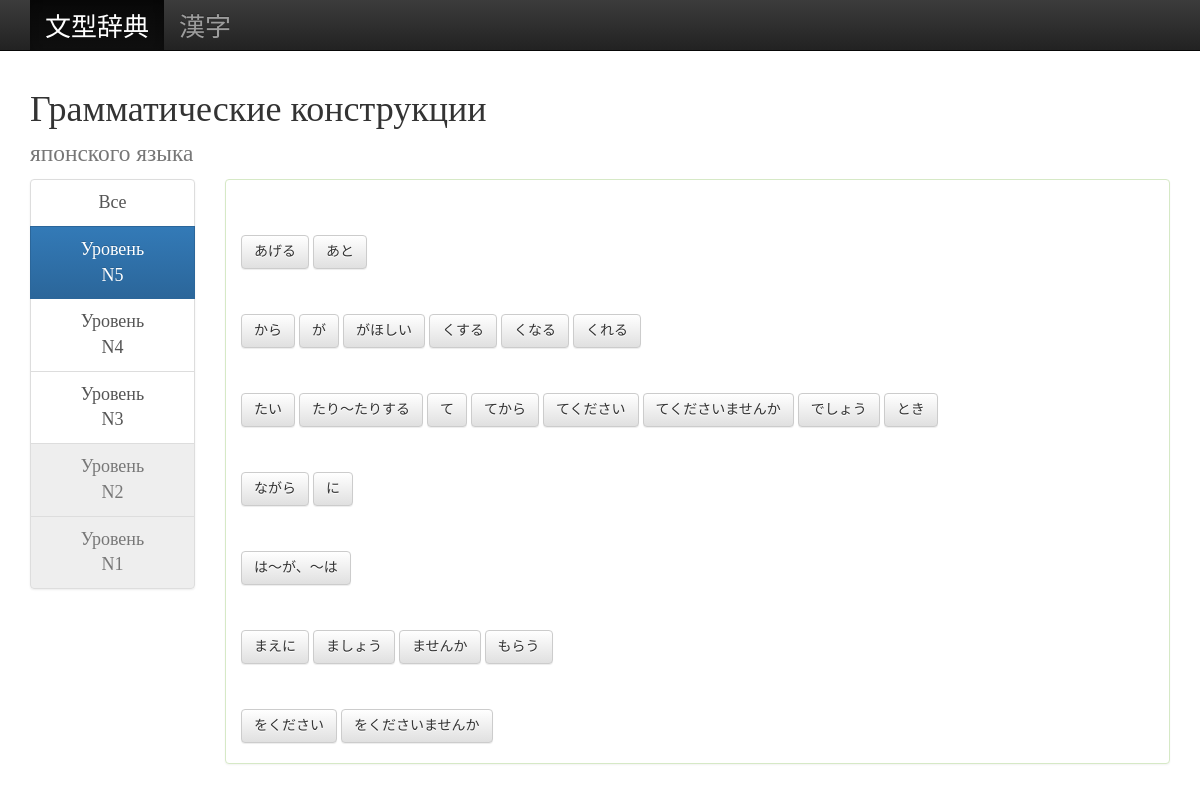
The page /level/5/ on the database its author committed.
### words/models.py (models this page shows, shortened)
class Word(models.Model):
    word_jap = models.CharField(max_length=300)
    ext_of = models.ForeignKey(Base, related_name='words')

### words/views.py (the view)
# urls.py: url(r'^level/(?P<level>[0-9]+)/$', LevelView.as_view(), name='level'),
class LevelView(TemplateView):
    template_name = 'by_level.html'
    def get_context_data(self, **kwargs):
        context = super(LevelView, self).get_context_data(**kwargs)
        all_subs = SubWord.objects.all()
        counts = [0 for i in range(1, 6)]
        for sw in all_subs:
            counts[sw.level - 1] += 1
        context['count_by_level'] = [{'level': str(i), 'count': counts[i - 1]} for i in range(1, 6)]
        context['level'] = kwargs['level']
        context['section'] = 'jiten'
        context['words'] = Word.objects.filter(subs__level=kwargs['level']).order_by('ext_of__word_jap').order_by('word_jap').distinct().select_related('ext_of')
        return context

### words/templates/by_level.html (shortened to what this page needs)
{% extends 'base.html' %}
{% load static %}
{% block menu %}
  <div class="col-sm-2 hidden-xs">
      <div class="list-group text-center">
      <a href="/" class="list-group-item{% if not level %} active{% endif %}">Все</a>
      {% for cn in count_by_level|dictsortreversed:"level" %}
          <a class="list-group-item {% if level == cn.level %}active{% endif %}{% if cn.count == 0 %} disabled{% endif %}" href="{% if cn.count > 0 %}{% url 'level' cn.level %}{% else %}#{% endif %}">Уровень<br>N{{cn.level}}</a>
      {% endfor %}
      </div>
  </div>
{% endblock menu %}
{% block content %}
<div class="col-sm-10">
  <div class="panel panel-success">
    <div class="panel-body">
      {% for w in words %}
      {% ifchanged w.ext_of %}
        <div class="kata-sym" style="background-image: url({% static 'img/hiragana-chart.png' %}); background-position: -14px -{{ w.ext_of.img_offset }}px;"></div>
      {% endifchanged %}
      <a href="{% url 'subwords' %}?id={{w.id}}&level={{level}}" class="btn btn-default">{{ w.word_jap }}</a>
      {% endfor %}
    </div>
  </div>
</div>
{% endblock content %}

### words/static/css/style.css (style rules this page uses)
body { margin-top: 70px; background: url(../img/bg.png); }
.kata-sym { height: 40px; width: 40px; }
.list-group, h1, .mobile-hide, .back-link, .panel-success em { font-family: Pattaya; }
.list-group { font-size: 18px; }
.panel-success { font-size: 16px; }
.panel-success { font-family: irohamaru; }
.panel-success { min-height: 402px; }
.panel .btn-default { margin-bottom: 5px; }

### rows shown on the page
Word: word_jap "あげる"
Word: word_jap "あと"
Word: word_jap "から"
Word: word_jap "が"
Word: word_jap "がほしい"
Word: word_jap "くする"
Word: word_jap "くなる"
Word: word_jap "くれる"
Word: word_jap "たい"
Word: word_jap "たり～たりする"
Word: word_jap "て"
Word: word_jap "てから"
Word: word_jap "てください"
Word: word_jap "てくださいませんか"
Word: word_jap "でしょう"
Word: word_jap "とき"
Word: word_jap "ながら"
Word: word_jap "に"
Word: word_jap "は～が、～は"
Word: word_jap "まえに"
Word: word_jap "ましょう"
Word: word_jap "ませんか"
Word: word_jap "もらう"
Word: word_jap "をください"
Word: word_jap "をくださいませんか"

### other values the page prints
{{ cn.level }} "5" "4" "3" "2" "1"
